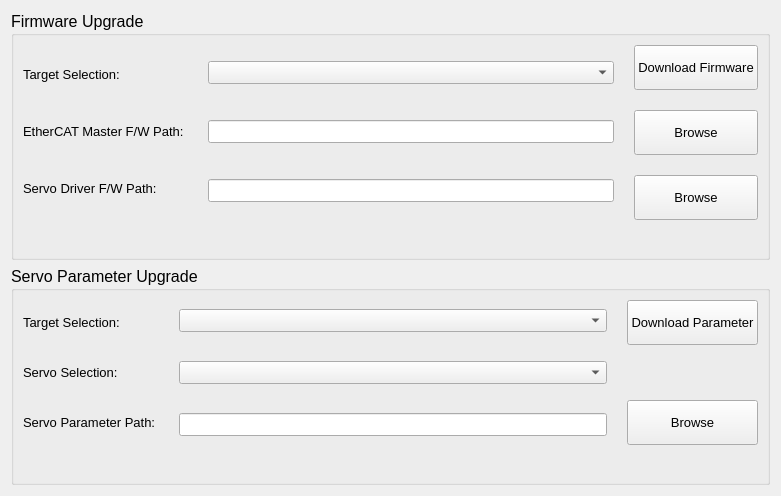
<?xml version="1.0" encoding="UTF-8"?>
<ui version="4.0">
 <class>Form</class>
 <widget class="QWidget" name="Form">
  <property name="geometry">
   <rect>
    <x>0</x>
    <y>0</y>
    <width>781</width>
    <height>496</height>
   </rect>
  </property>
  <property name="windowTitle">
   <string>Form</string>
  </property>
  <layout class="QVBoxLayout" name="verticalLayout">
   <item>
    <widget class="QGroupBox" name="groupBox">
     <property name="font">
      <font>
       <family>Arial</family>
       <pointsize>12</pointsize>
      </font>
     </property>
     <property name="title">
      <string>Firmware Upgrade</string>
     </property>
     <layout class="QGridLayout" name="gridLayout">
      <property name="horizontalSpacing">
       <number>20</number>
      </property>
      <property name="verticalSpacing">
       <number>10</number>
      </property>
      <item row="0" column="2">
       <layout class="QVBoxLayout" name="verticalLayout_5">
        <property name="spacing">
         <number>20</number>
        </property>
        <item>
         <widget class="QPushButton" name="btnDownloadFirmware">
          <property name="sizePolicy">
           <sizepolicy hsizetype="Preferred" vsizetype="Preferred">
            <horstretch>0</horstretch>
            <verstretch>0</verstretch>
           </sizepolicy>
          </property>
          <property name="minimumSize">
           <size>
            <width>0</width>
            <height>45</height>
           </size>
          </property>
          <property name="font">
           <font>
            <family>Arial</family>
            <pointsize>10</pointsize>
           </font>
          </property>
          <property name="text">
           <string>Download Firmware</string>
          </property>
         </widget>
        </item>
        <item>
         <widget class="QPushButton" name="btnBrowseEcatMasterFirmware">
          <property name="sizePolicy">
           <sizepolicy hsizetype="Preferred" vsizetype="Preferred">
            <horstretch>0</horstretch>
            <verstretch>0</verstretch>
           </sizepolicy>
          </property>
          <property name="minimumSize">
           <size>
            <width>0</width>
            <height>45</height>
           </size>
          </property>
          <property name="font">
           <font>
            <family>Arial</family>
            <pointsize>10</pointsize>
           </font>
          </property>
          <property name="text">
           <string>Browse</string>
          </property>
         </widget>
        </item>
        <item>
         <widget class="QPushButton" name="btnBrowseServoFirmware">
          <property name="sizePolicy">
           <sizepolicy hsizetype="Preferred" vsizetype="Preferred">
            <horstretch>0</horstretch>
            <verstretch>0</verstretch>
           </sizepolicy>
          </property>
          <property name="minimumSize">
           <size>
            <width>0</width>
            <height>45</height>
           </size>
          </property>
          <property name="font">
           <font>
            <family>Arial</family>
            <pointsize>10</pointsize>
           </font>
          </property>
          <property name="text">
           <string>Browse</string>
          </property>
         </widget>
        </item>
       </layout>
      </item>
      <item row="0" column="1">
       <layout class="QVBoxLayout" name="verticalLayout_6">
        <property name="spacing">
         <number>20</number>
        </property>
        <item>
         <widget class="QComboBox" name="cboFirmwareTargetSelector">
          <property name="sizePolicy">
           <sizepolicy hsizetype="Expanding" vsizetype="Fixed">
            <horstretch>0</horstretch>
            <verstretch>0</verstretch>
           </sizepolicy>
          </property>
          <property name="minimumSize">
           <size>
            <width>150</width>
            <height>0</height>
           </size>
          </property>
          <property name="font">
           <font>
            <family>Arial</family>
            <pointsize>10</pointsize>
           </font>
          </property>
         </widget>
        </item>
        <item>
         <widget class="QLineEdit" name="leEcatMasterFirmwarePath">
          <property name="sizePolicy">
           <sizepolicy hsizetype="Expanding" vsizetype="Fixed">
            <horstretch>0</horstretch>
            <verstretch>0</verstretch>
           </sizepolicy>
          </property>
          <property name="minimumSize">
           <size>
            <width>0</width>
            <height>0</height>
           </size>
          </property>
          <property name="font">
           <font>
            <pointsize>10</pointsize>
           </font>
          </property>
          <property name="text">
           <string/>
          </property>
         </widget>
        </item>
        <item>
         <widget class="QLineEdit" name="leServoFirmwarePath">
          <property name="sizePolicy">
           <sizepolicy hsizetype="Expanding" vsizetype="Fixed">
            <horstretch>0</horstretch>
            <verstretch>0</verstretch>
           </sizepolicy>
          </property>
          <property name="font">
           <font>
            <pointsize>10</pointsize>
           </font>
          </property>
          <property name="text">
           <string/>
          </property>
         </widget>
        </item>
       </layout>
      </item>
      <item row="0" column="0">
       <layout class="QVBoxLayout" name="verticalLayout_7">
        <property name="spacing">
         <number>20</number>
        </property>
        <item>
         <widget class="QLabel" name="label">
          <property name="sizePolicy">
           <sizepolicy hsizetype="Preferred" vsizetype="Fixed">
            <horstretch>0</horstretch>
            <verstretch>0</verstretch>
           </sizepolicy>
          </property>
          <property name="font">
           <font>
            <family>Arial</family>
            <pointsize>10</pointsize>
           </font>
          </property>
          <property name="text">
           <string>Target Selection: </string>
          </property>
         </widget>
        </item>
        <item>
         <widget class="QLabel" name="label_2">
          <property name="sizePolicy">
           <sizepolicy hsizetype="Preferred" vsizetype="Fixed">
            <horstretch>0</horstretch>
            <verstretch>0</verstretch>
           </sizepolicy>
          </property>
          <property name="font">
           <font>
            <family>Arial</family>
            <pointsize>10</pointsize>
           </font>
          </property>
          <property name="text">
           <string>EtherCAT Master F/W Path: </string>
          </property>
         </widget>
        </item>
        <item>
         <widget class="QLabel" name="label_3">
          <property name="sizePolicy">
           <sizepolicy hsizetype="Preferred" vsizetype="Fixed">
            <horstretch>0</horstretch>
            <verstretch>0</verstretch>
           </sizepolicy>
          </property>
          <property name="font">
           <font>
            <family>Arial</family>
            <pointsize>10</pointsize>
           </font>
          </property>
          <property name="text">
           <string>Servo Driver F/W Path: </string>
          </property>
         </widget>
        </item>
       </layout>
      </item>
      <item row="1" column="1">
       <spacer name="verticalSpacer">
        <property name="orientation">
         <enum>Qt::Vertical</enum>
        </property>
        <property name="sizeHint" stdset="0">
         <size>
          <width>20</width>
          <height>40</height>
         </size>
        </property>
       </spacer>
      </item>
     </layout>
    </widget>
   </item>
   <item>
    <widget class="QGroupBox" name="groupBox_2">
     <property name="font">
      <font>
       <family>Arial</family>
       <pointsize>12</pointsize>
      </font>
     </property>
     <property name="title">
      <string>Servo Parameter Upgrade</string>
     </property>
     <layout class="QGridLayout" name="gridLayout_2">
      <property name="horizontalSpacing">
       <number>20</number>
      </property>
      <property name="verticalSpacing">
       <number>10</number>
      </property>
      <item row="0" column="0">
       <layout class="QVBoxLayout" name="verticalLayout_2">
        <property name="spacing">
         <number>20</number>
        </property>
        <item>
         <widget class="QLabel" name="label_4">
          <property name="sizePolicy">
           <sizepolicy hsizetype="Preferred" vsizetype="Fixed">
            <horstretch>0</horstretch>
            <verstretch>0</verstretch>
           </sizepolicy>
          </property>
          <property name="minimumSize">
           <size>
            <width>0</width>
            <height>0</height>
           </size>
          </property>
          <property name="font">
           <font>
            <family>Arial</family>
            <pointsize>10</pointsize>
           </font>
          </property>
          <property name="text">
           <string>Target Selection: </string>
          </property>
         </widget>
        </item>
        <item>
         <widget class="QLabel" name="label_6">
          <property name="sizePolicy">
           <sizepolicy hsizetype="Preferred" vsizetype="Fixed">
            <horstretch>0</horstretch>
            <verstretch>0</verstretch>
           </sizepolicy>
          </property>
          <property name="minimumSize">
           <size>
            <width>0</width>
            <height>0</height>
           </size>
          </property>
          <property name="font">
           <font>
            <family>Arial</family>
            <pointsize>10</pointsize>
           </font>
          </property>
          <property name="text">
           <string>Servo Selection: </string>
          </property>
         </widget>
        </item>
        <item>
         <widget class="QLabel" name="label_5">
          <property name="sizePolicy">
           <sizepolicy hsizetype="Preferred" vsizetype="Fixed">
            <horstretch>0</horstretch>
            <verstretch>0</verstretch>
           </sizepolicy>
          </property>
          <property name="minimumSize">
           <size>
            <width>0</width>
            <height>0</height>
           </size>
          </property>
          <property name="font">
           <font>
            <family>Arial</family>
            <pointsize>10</pointsize>
           </font>
          </property>
          <property name="text">
           <string>Servo Parameter Path: </string>
          </property>
         </widget>
        </item>
       </layout>
      </item>
      <item row="0" column="2">
       <layout class="QVBoxLayout" name="verticalLayout_4">
        <property name="spacing">
         <number>20</number>
        </property>
        <item>
         <widget class="QPushButton" name="btnDownloadParameter">
          <property name="sizePolicy">
           <sizepolicy hsizetype="Preferred" vsizetype="Preferred">
            <horstretch>0</horstretch>
            <verstretch>0</verstretch>
           </sizepolicy>
          </property>
          <property name="minimumSize">
           <size>
            <width>0</width>
            <height>45</height>
           </size>
          </property>
          <property name="font">
           <font>
            <family>Arial</family>
            <pointsize>10</pointsize>
           </font>
          </property>
          <property name="text">
           <string>Download Parameter</string>
          </property>
         </widget>
        </item>
        <item>
         <widget class="QLabel" name="label_7">
          <property name="sizePolicy">
           <sizepolicy hsizetype="Preferred" vsizetype="Fixed">
            <horstretch>0</horstretch>
            <verstretch>0</verstretch>
           </sizepolicy>
          </property>
          <property name="minimumSize">
           <size>
            <width>0</width>
            <height>0</height>
           </size>
          </property>
          <property name="font">
           <font>
            <family>Arial</family>
            <pointsize>10</pointsize>
           </font>
          </property>
          <property name="text">
           <string/>
          </property>
         </widget>
        </item>
        <item>
         <widget class="QPushButton" name="btnBrowseServoParameter">
          <property name="sizePolicy">
           <sizepolicy hsizetype="Preferred" vsizetype="Preferred">
            <horstretch>0</horstretch>
            <verstretch>0</verstretch>
           </sizepolicy>
          </property>
          <property name="minimumSize">
           <size>
            <width>0</width>
            <height>45</height>
           </size>
          </property>
          <property name="font">
           <font>
            <family>Arial</family>
            <pointsize>10</pointsize>
           </font>
          </property>
          <property name="text">
           <string>Browse</string>
          </property>
         </widget>
        </item>
       </layout>
      </item>
      <item row="0" column="1">
       <layout class="QVBoxLayout" name="verticalLayout_3">
        <property name="spacing">
         <number>20</number>
        </property>
        <item>
         <widget class="QComboBox" name="cboParameterTargetSelector">
          <property name="font">
           <font>
            <pointsize>10</pointsize>
           </font>
          </property>
         </widget>
        </item>
        <item>
         <widget class="QComboBox" name="cboParameterPathSelector">
          <property name="sizePolicy">
           <sizepolicy hsizetype="Expanding" vsizetype="Fixed">
            <horstretch>0</horstretch>
            <verstretch>0</verstretch>
           </sizepolicy>
          </property>
          <property name="font">
           <font>
            <pointsize>10</pointsize>
           </font>
          </property>
         </widget>
        </item>
        <item>
         <widget class="QLineEdit" name="leServoParameterPath">
          <property name="sizePolicy">
           <sizepolicy hsizetype="Preferred" vsizetype="Fixed">
            <horstretch>0</horstretch>
            <verstretch>0</verstretch>
           </sizepolicy>
          </property>
          <property name="minimumSize">
           <size>
            <width>0</width>
            <height>0</height>
           </size>
          </property>
          <property name="font">
           <font>
            <pointsize>10</pointsize>
           </font>
          </property>
          <property name="text">
           <string/>
          </property>
         </widget>
        </item>
       </layout>
      </item>
      <item row="1" column="1">
       <spacer name="verticalSpacer_2">
        <property name="orientation">
         <enum>Qt::Vertical</enum>
        </property>
        <property name="sizeHint" stdset="0">
         <size>
          <width>20</width>
          <height>40</height>
         </size>
        </property>
       </spacer>
      </item>
     </layout>
    </widget>
   </item>
  </layout>
 </widget>
 <resources/>
 <connections/>
</ui>
